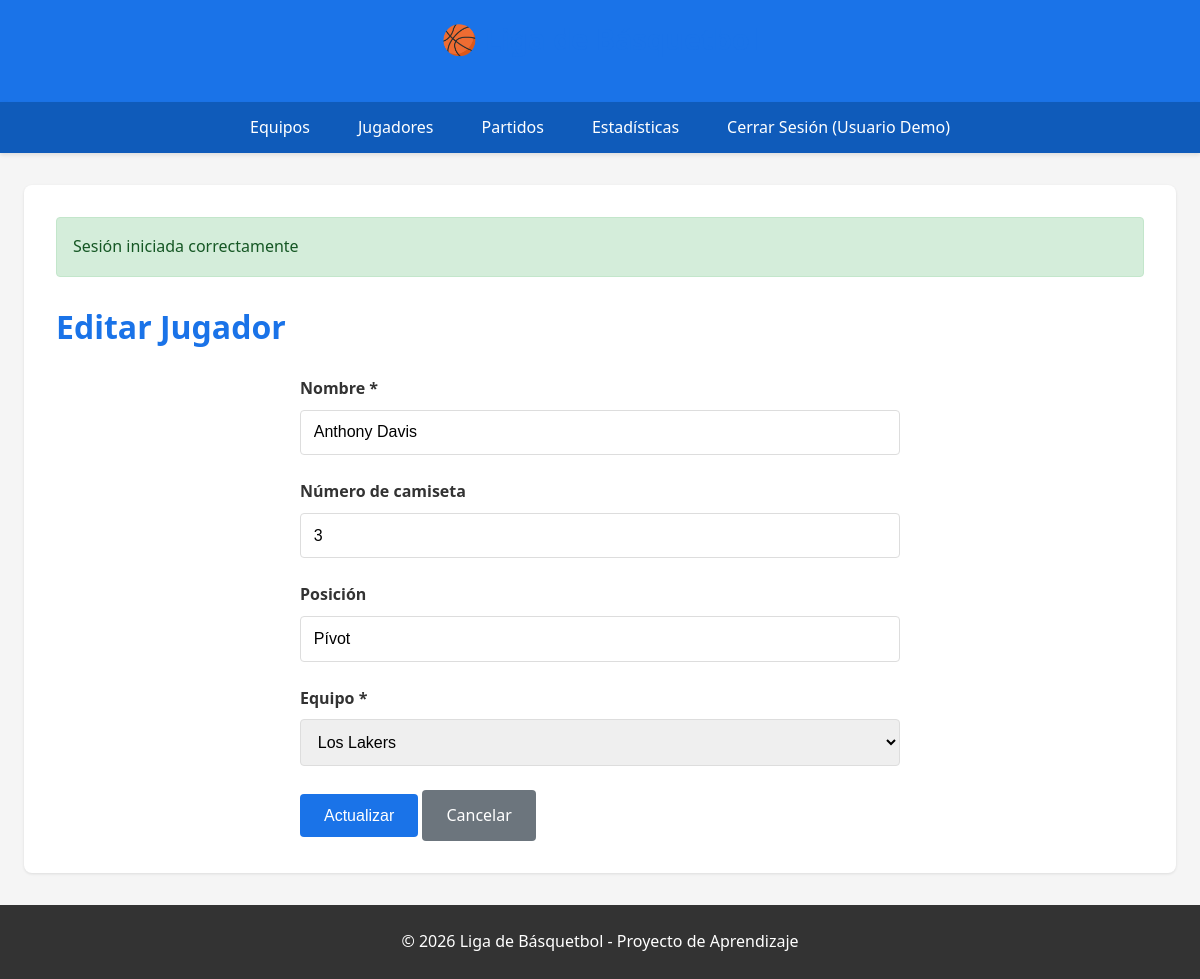
Page /public/?controller=Jugadores&action=editar&id=2 (signed in) on the committed database.
### tables this page shows
CREATE TABLE IF NOT EXISTS jugadores (
  id INT UNSIGNED AUTO_INCREMENT PRIMARY KEY,
  nombre VARCHAR(100) NOT NULL COMMENT 'Nombre completo del jugador',
  numero INT UNSIGNED NULL COMMENT 'Número de camiseta',
  posicion VARCHAR(50) NULL COMMENT 'Posición: Base/Escolta/Alero/Ala-Pívot/Pívot',
  equipo_id INT UNSIGNED NOT NULL COMMENT 'Equipo al que pertenece (FK)',
  creado_en DATETIME DEFAULT CURRENT_TIMESTAMP,
  KEY idx_jugador_equipo (equipo_id),
  CONSTRAINT fk_jugador_equipo FOREIGN KEY (equipo_id) REFERENCES equipos(id) ON DELETE RESTRICT ON UPDATE CASCADE
);

CREATE TABLE IF NOT EXISTS equipos (
  id INT UNSIGNED AUTO_INCREMENT PRIMARY KEY,
  nombre VARCHAR(100) NOT NULL COMMENT 'Nombre del equipo',
  ciudad VARCHAR(100) NOT NULL COMMENT 'Ciudad de origen',
  fundacion YEAR NULL COMMENT 'Año de fundación (opcional)',
  creado_en DATETIME DEFAULT CURRENT_TIMESTAMP
);

### app/core/Controller.php (called while the page is built, shortened)
<?php
class Controller {
    protected function view(string $vista, array $datos = []): void {
        require_once '../app/views/layouts/main.php';
    }
}

### app/controllers/JugadoresController.php (called while the page is built, shortened)
<?php
class JugadoresController extends Controller {
    private Jugador $jugadorModel;
    private Equipo $equipoModel;
    public function __construct() {
        require_once '../app/models/Jugador.php';
        require_once '../app/models/Equipo.php';
        $this->jugadorModel = new Jugador();
        $this->equipoModel = new Equipo();
    }
    public function editar(array $params): void {
        $id = (int)($params['id'] ?? 0);
        $jugador = $this->jugadorModel->obtenerPorId($id);
        $equipos = $this->equipoModel->obtenerTodos();
        $old = $_SESSION['old_jugador'] ?? [];
        $this->view('jugadores/editar', [
            'titulo' => 'Editar Jugador',
            'jugador' => $jugador,
            'equipos' => $equipos,
            'old' => $old
        ]);
    }
}

### app/core/Router.php (called while the page is built, shortened)
<?php
class Router {
    private string $actionNombre = 'index';
    private array $params = [];
    private ?object $controllerObjeto = null;
    public function __construct() {
        $this->executeAction();
    }
    private function parseUrl(): void {
        if (isset($_GET['action']) && !empty(trim($_GET['action']))) {
            $action = trim($_GET['action']);
            $this->actionNombre = strtolower($action);
        }
        $this->params = $_GET;
    }
    private function loadController(): void {
        $this->controllerObjeto = new $nombreClase();
    }
    private function executeAction(): void {
        call_user_func_array(
            [$this->controllerObjeto, $this->actionNombre],
            [$this->params]
        );
    }
}

### public/index.php (called while the page is built, shortened)
<?php
require_once __DIR__ . '/../app/core/Database.php';
require_once __DIR__ . '/../app/core/Model.php';
require_once __DIR__ . '/../app/core/Controller.php';
require_once __DIR__ . '/../app/core/Router.php';
new Router();

### app/core/Database.php (called while the page is built, shortened)
<?php
class Database {
    private static ?PDO $instancia = null;
    public static function getConexion(): PDO {
        if (self::$instancia === null) {
            try {
                $dsn = 'mysql:host=' . DB_HOST . ';dbname=' . DB_NAME . ';charset=' . DB_CHARSET;
                $opciones = [
                    PDO::ATTR_ERRMODE            => PDO::ERRMODE_EXCEPTION,
                    PDO::ATTR_DEFAULT_FETCH_MODE => PDO::FETCH_ASSOC,
                    PDO::ATTR_EMULATE_PREPARES   => false,
                    PDO::ATTR_PERSISTENT         => false,
                ];
                self::$instancia = new PDO($dsn, DB_USER, DB_PASS, $opciones);
            } catch (PDOException $e) {
                die('Error de conexión a la base de datos: ' . $e->getMessage());
            }
        }
        return self::$instancia;
    }
}

### app/core/Model.php (called while the page is built, shortened)
<?php
class Model {
    public function __construct() {
        $this->db = Database::getConexion();
    }
}

### app/models/Jugador.php (called while the page is built, shortened)
<?php
class Jugador extends Model {
    protected string $tabla = 'jugadores';
    public function obtenerPorId(int $id): ?array {
        $sql = "SELECT j.*, e.nombre AS nombre_equipo
                FROM {$this->tabla} j
                LEFT JOIN equipos e ON e.id = j.equipo_id
                WHERE j.id = :id
                LIMIT 1";
        $stmt = $this->db->prepare($sql);
        $stmt->bindValue(':id', $id, PDO::PARAM_INT);
        $stmt->execute();
        $resultado = $stmt->fetch();
        return $resultado === false ? null : $resultado;
    }
}

### app/models/Equipo.php (called while the page is built, shortened)
<?php
class Equipo extends Model {
    protected string $tabla = 'equipos';
    public function obtenerTodos(): array {
        $sql = "SELECT * FROM {$this->tabla} ORDER BY nombre ASC";
        $stmt = $this->db->prepare($sql);
        $stmt->execute();
        return $stmt->fetchAll();
    }
}

### app/views/jugadores/editar.php (the view, shortened to what this page needs)
<h1>Editar Jugador</h1>
<form action="<?= BASE_URL ?>?controller=Jugadores&action=actualizar" method="POST">
    <div class="form-group">
        <label for="nombre">Nombre *</label>
        <input type="text" id="nombre" name="nombre" value="<?= htmlspecialchars($old['nombre'] ?? $jugador['nombre']) ?>" required>
    </div>
    <div class="form-group">
        <label for="numero">Número de camiseta</label>
        <input type="number" id="numero" name="numero" min="0" max="99" value="<?= htmlspecialchars((string)($old['numero'] ?? $jugador['numero'] ?? '')) ?>">
    </div>
    <div class="form-group">
        <label for="posicion">Posición</label>
        <input type="text" id="posicion" name="posicion" value="<?= htmlspecialchars($old['posicion'] ?? $jugador['posicion'] ?? '') ?>">
    </div>
    <div class="form-group">
        <label for="equipo_id">Equipo *</label>
        <select id="equipo_id" name="equipo_id" required>
            <?php foreach ($equipos as $equipo): ?>
                <option value="<?= $equipo['id'] ?>" <?= ((int)($old['equipo_id'] ?? $jugador['equipo_id'])) === (int)$equipo['id'] ? 'selected' : '' ?>>
                    <?= htmlspecialchars($equipo['nombre']) ?>
                </option>
            <?php endforeach; ?>
        </select>
    </div>
    <button type="submit" class="btn">Actualizar</button>
    <a href="<?= BASE_URL ?>?controller=Jugadores&action=index" class="btn btn-secondary">Cancelar</a>
</form>

### public/css/styles.css (style rules this page uses)
* { margin: 0; padding: 0; box-sizing: border-box; }
body { font-family: 'Segoe UI', Tahoma, Geneva, Verdana, sans-serif; line-height: 1.6; background-color: #f5f5f5; color: #333; }
h1, h2, h3 { color: #1a73e8; margin-bottom: 1.5rem; }
form { max-width: 600px; margin: 0 auto; }
.form-group { margin-bottom: 1.5rem; }
label { display: block; margin-bottom: 0.5rem; font-weight: 600; }
input, select, textarea { width: 100%; padding: 0.8rem; border: 1px solid #ddd; border-radius: 4px; font-size: 1rem; }
.btn { display: inline-block; padding: 0.8rem 1.5rem; background-color: #1a73e8; color: white; border: none; border-radius: 4px; text-decoration: none; cursor: pointer; font-size: 1rem; transition: background-color 0.3s; }
.btn-secondary { background-color: #6c757d; }

### rows in the picture
jugadores: nombre "Anthony Davis", numero "3", posicion "Pívot", equipo_id "Los Lakers"

### other values in the picture
$_SESSION['nombre'] "Usuario Demo"
$_SESSION['exito'] "Sesión iniciada correctamente"
